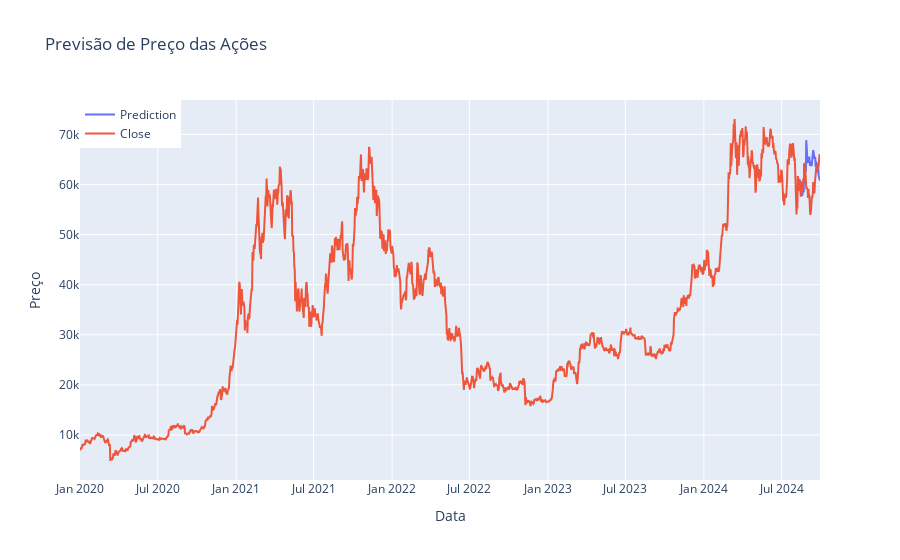

Notebook cell for this chart:
### Code cell
import plotly.graph_objects as go
import plotly.express as px



# Crie a figura com plotly
fig = go.Figure()

# Adicione a série temporal 'Prediction'
fig.add_trace(go.Scatter(x=df_filtered.index, y=df_filtered['Prediction'], mode='lines', name='Prediction'))
# Adicione a série temporal 'Close'
fig.add_trace(go.Scatter(x=df.index, y=df['Close'], mode='lines', name='Close'))


# Configure os rótulos e a legenda
fig.update_layout(
    title='Previsão de Preço das Ações',
    xaxis_title='Data',
    yaxis_title='Preço',
    legend=dict(x=0, y=1)
)

### Figure 1 — Plotly figure (JSON) as saved in the notebook; plotly's stock layout.template omitted (floating-point values rounded to 4 significant figures; data arrays with more than 128 entries replaced by an {"elided": "..."} marker saying what was removed)
{"data": [{"mode": "lines", "name": "Prediction", "type": "scatter", "x": {"elided": "300 str values"}, "y": {"elided": "300 float values"}}, {"mode": "lines", "name": "Close", "type": "scatter", "x": {"elided": "1734 str values"}, "y": {"elided": "1734 float values"}}], "layout": {"legend": {"x": 0, "y": 1}, "title": {"text": "Previsão de Preço das Ações"}, "xaxis": {"title": {"text": "Data"}}, "yaxis": {"title": {"text": "Preço"}}}}
